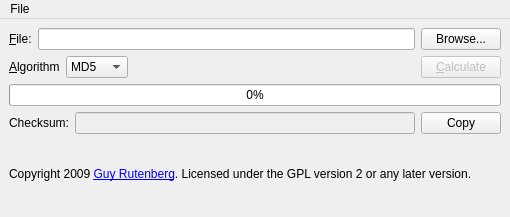
<ui version="4.0" >
 <class>MainWindow</class>
 <widget class="QMainWindow" name="MainWindow" >
  <property name="geometry" >
   <rect>
    <x>0</x>
    <y>0</y>
    <width>510</width>
    <height>217</height>
   </rect>
  </property>
  <property name="acceptDrops" >
   <bool>true</bool>
  </property>
  <property name="windowTitle" >
   <string>Hash Puppy 0.1</string>
  </property>
  <widget class="QWidget" name="centralwidget" >
   <layout class="QVBoxLayout" name="verticalLayout" >
    <item>
     <layout class="QHBoxLayout" name="horizontalLayout" >
      <item>
       <widget class="QLabel" name="label" >
        <property name="text" >
         <string>&amp;File:</string>
        </property>
        <property name="buddy" >
         <cstring>fileEdit</cstring>
        </property>
       </widget>
      </item>
      <item>
       <widget class="QLineEdit" name="fileEdit" />
      </item>
      <item>
       <widget class="QPushButton" name="browseButton" >
        <property name="text" >
         <string>Browse...</string>
        </property>
       </widget>
      </item>
     </layout>
    </item>
    <item>
     <layout class="QHBoxLayout" name="horizontalLayout_2" >
      <item>
       <widget class="QLabel" name="label_2" >
        <property name="text" >
         <string>&amp;Algorithm</string>
        </property>
        <property name="buddy" >
         <cstring>hashSelector</cstring>
        </property>
       </widget>
      </item>
      <item>
       <widget class="QComboBox" name="hashSelector" >
        <property name="currentIndex" >
         <number>1</number>
        </property>
        <item>
         <property name="text" >
          <string>MD4</string>
         </property>
        </item>
        <item>
         <property name="text" >
          <string>MD5</string>
         </property>
        </item>
        <item>
         <property name="text" >
          <string>SHA1</string>
         </property>
        </item>
       </widget>
      </item>
      <item>
       <spacer name="horizontalSpacer" >
        <property name="orientation" >
         <enum>Qt::Horizontal</enum>
        </property>
        <property name="sizeHint" stdset="0" >
         <size>
          <width>40</width>
          <height>20</height>
         </size>
        </property>
       </spacer>
      </item>
      <item>
       <widget class="QPushButton" name="calculateButton" >
        <property name="enabled" >
         <bool>false</bool>
        </property>
        <property name="text" >
         <string>&amp;Calculate</string>
        </property>
       </widget>
      </item>
     </layout>
    </item>
    <item>
     <widget class="QProgressBar" name="progressBar" >
      <property name="enabled" >
       <bool>true</bool>
      </property>
      <property name="value" >
       <number>0</number>
      </property>
      <property name="orientation" >
       <enum>Qt::Horizontal</enum>
      </property>
      <property name="invertedAppearance" >
       <bool>false</bool>
      </property>
     </widget>
    </item>
    <item>
     <layout class="QHBoxLayout" name="horizontalLayout_3" >
      <item>
       <widget class="QLabel" name="label_3" >
        <property name="text" >
         <string>Checksum:</string>
        </property>
       </widget>
      </item>
      <item>
       <widget class="QLineEdit" name="checksumEdit" >
        <property name="enabled" >
         <bool>false</bool>
        </property>
       </widget>
      </item>
      <item>
       <widget class="QPushButton" name="copyButton" >
        <property name="text" >
         <string>Copy</string>
        </property>
       </widget>
      </item>
     </layout>
    </item>
    <item>
     <layout class="QHBoxLayout" name="horizontalLayout_4" >
      <item>
       <widget class="QLabel" name="label_4" >
        <property name="text" >
         <string>&lt;!DOCTYPE HTML PUBLIC "-//W3C//DTD HTML 4.0//EN" "http://www.w3.org/TR/REC-html40/strict.dtd">
&lt;html>&lt;head>&lt;meta name="qrichtext" content="1" />&lt;style type="text/css">
p, li { white-space: pre-wrap; }
&lt;/style>&lt;/head>&lt;body style=" font-family:'Sans Serif'; font-size:9pt; font-weight:400; font-style:normal;">
&lt;p style=" margin-top:0px; margin-bottom:0px; margin-left:0px; margin-right:0px; -qt-block-indent:0; text-indent:0px;">Copyright 2009 &lt;a href="http://www.guyrutenberg.com/">&lt;span style=" text-decoration: underline; color:#0000ff;">Guy Rutenberg&lt;/span>&lt;/a>. Licensed under the GPL version 2 or any later version.&lt;/p>&lt;/body>&lt;/html></string>
        </property>
       </widget>
      </item>
     </layout>
    </item>
   </layout>
  </widget>
  <widget class="QMenuBar" name="menubar" >
   <property name="enabled" >
    <bool>true</bool>
   </property>
   <property name="geometry" >
    <rect>
     <x>0</x>
     <y>0</y>
     <width>510</width>
     <height>28</height>
    </rect>
   </property>
   <widget class="QMenu" name="menuFile" >
    <property name="title" >
     <string>File</string>
    </property>
    <addaction name="actionOpen" />
    <addaction name="actionExit" />
   </widget>
   <addaction name="menuFile" />
  </widget>
  <action name="actionOpen" >
   <property name="text" >
    <string>Open...</string>
   </property>
  </action>
  <action name="actionExit" >
   <property name="text" >
    <string>Exit</string>
   </property>
  </action>
 </widget>
 <resources/>
 <connections>
  <connection>
   <sender>actionOpen</sender>
   <signal>activated()</signal>
   <receiver>browseButton</receiver>
   <slot>click()</slot>
   <hints>
    <hint type="sourcelabel" >
     <x>-1</x>
     <y>-1</y>
    </hint>
    <hint type="destinationlabel" >
     <x>462</x>
     <y>51</y>
    </hint>
   </hints>
  </connection>
  <connection>
   <sender>actionExit</sender>
   <signal>activated()</signal>
   <receiver>MainWindow</receiver>
   <slot>close()</slot>
   <hints>
    <hint type="sourcelabel" >
     <x>-1</x>
     <y>-1</y>
    </hint>
    <hint type="destinationlabel" >
     <x>254</x>
     <y>108</y>
    </hint>
   </hints>
  </connection>
 </connections>
</ui>
